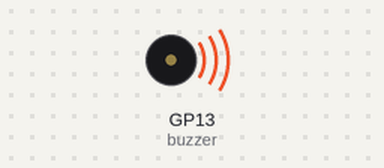
The program below on a simulated Raspberry Pi Pico running MicroPython. Parts: buzzer (waves = sounding). At 1.0 s the program stops and its outputs stay as they are.

Above: at 0.1 s.
At 1.1 s:
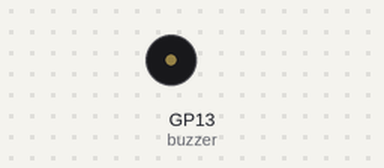
Timing chart, 0 to 2.5 s (numbered marks = the images above):
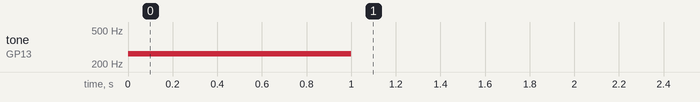

The program:

Lab12_buzzer.py
```python
from machine import PWM,Pin
import time

# 建立 PWM 物件, 並命名為 buzzer
buzzer = PWM(Pin(13))
# 設定 frequency 頻率為 Do 262Hz
buzzer.freq(262)

buzzer.duty_u16(2**15)
time.sleep(1)
buzzer.duty_u16(0)
```

Measured:
- by itself, tone on GP13 (buzzer): silent → 262 Hz at 0.00 s, → silent 1.0 s later
